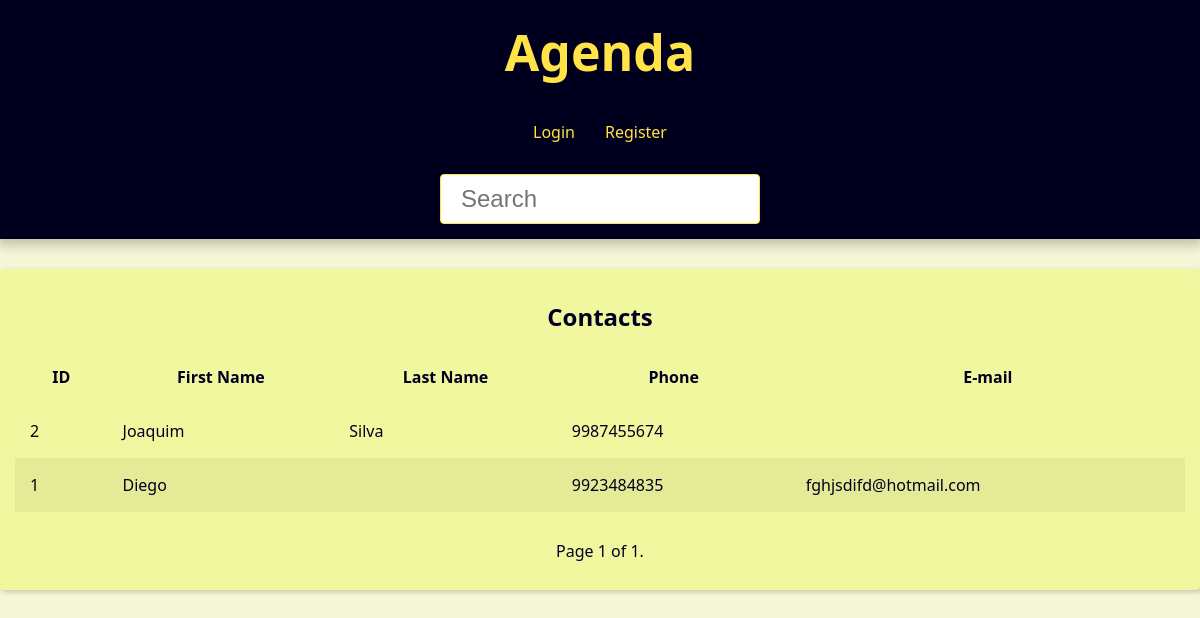
Page /?page=2&q= on the earlier database version.
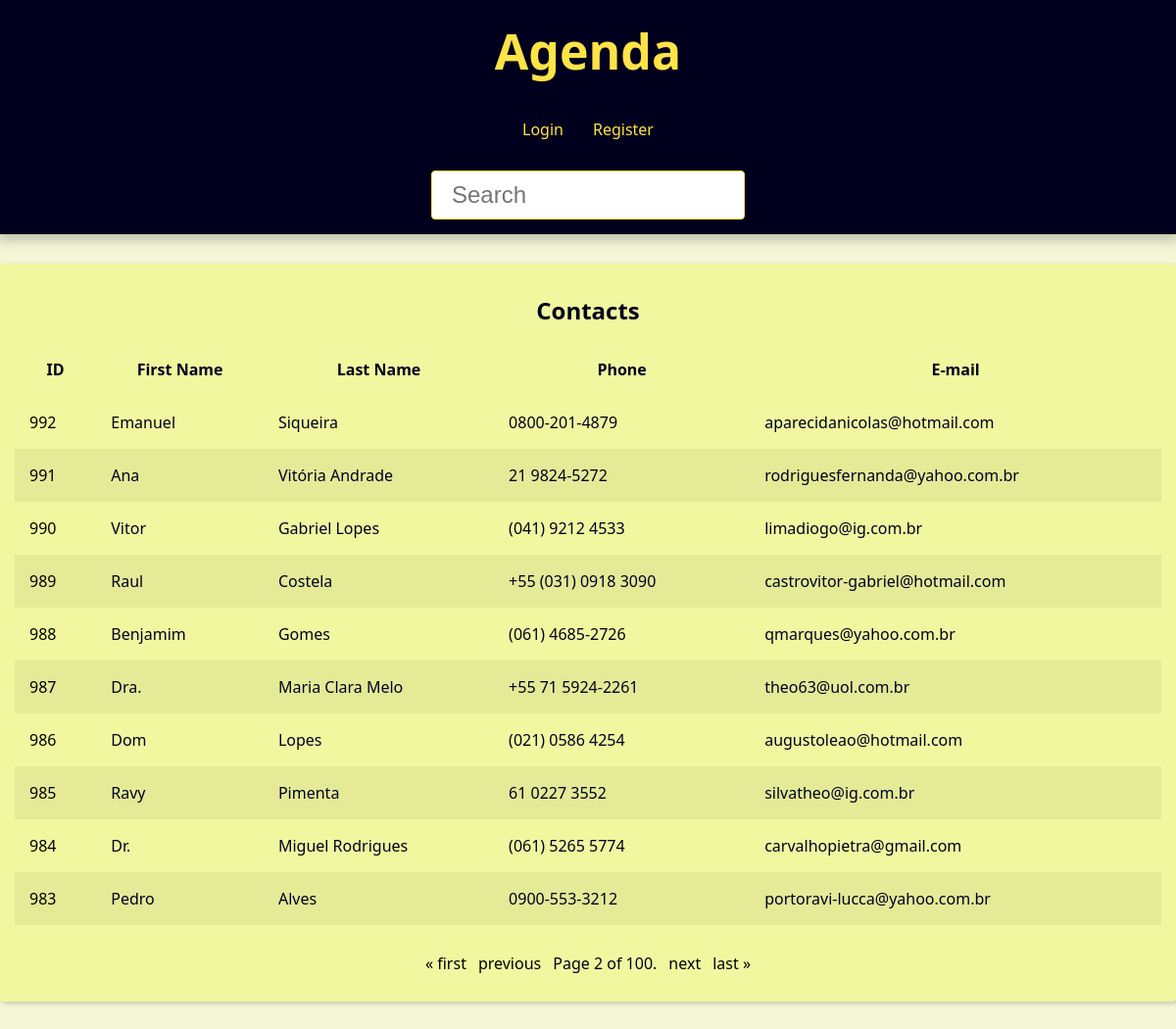
Same page on the later database version.
### contact/models.py (models this page shows, shortened)
class Contact(models.Model):
    first_name = models.CharField(max_length=50)
    last_name = models.CharField(max_length=50, blank=True)
    phone = models.CharField(max_length=19, blank=True)
    email = models.EmailField(max_length=254, blank=True)
    created_date = models.DateTimeField(default=timezone.now)
    description = models.TextField(blank=True)
    show = models.BooleanField(default=True)
    picture = models.ImageField(blank=True, upload_to= 'pictures/%Y/%m/')
    category = models.ForeignKey(
        Category,
        on_delete=models.SET_NULL,
        blank=True, null=True,
    )
    owner = models.ForeignKey(
        User,
        on_delete=models.SET_NULL,
        blank=True, null=True,
    )

### contact/views/contact_views.py (the view)
# urls.py: path('', views.index, name='index'),
def index(request):
    contacts = Contact.objects\
        .filter(show=True).order_by('-id')
    paginator = Paginator(contacts, 10)
    page_number = request.GET.get("page")
    page_obj = paginator.get_page(page_number)
    context = {
        'page_obj': page_obj,
        'title': 'Contacts - '
    }
    return render(
        request,
        'contact/index.html',
        context,
    )

### contact/templates/contact/index.html
{% extends 'global/base.html' %}
{% block content %}
{% if page_obj %}
  <div class="responsive-table">
    <table class="contacts-table">
      <caption class="table-caption">
        Contacts
      </caption>
      <thead>
        <tr class="table-row.table-row-header">
          <th class="table-header">ID</th>
          <th class="table-header">First Name</th>
          <th class="table-header">Last Name</th>
          <th class="table-header">Phone</th>
          <th class="table-header">E-mail</th>
        </tr>
      </thead>
      <tbody>
        {% for contact in page_obj %}
          <tr class="table-row">
            <td class="table-cel">
              <a
               class="table-link"
               href="{% url 'contact:contact' contact.id %}">
                {{ contact.id }}
              </a>
            </td>
            <td class="table-cel">
              {{ contact.first_name }}
            </td>
            <td class="table-cel">
              {{ contact.last_name }}
            </td>
            <td class="table-cel">
              {{ contact.phone }}
            </td>
            <td class="table-cel">
              {{ contact.email }}
            </td>
          </tr>
        {% endfor %}
      </tbody>
    </table>
  </div>
{% else %}
  <div class="single-contact">
    <h1 class="single-contact-name">
      No contacts found.
    </h1>
  </div>
{% endif %}
{% endblock content %}

Differences in the rows shown:
removed Contact: id "2", first_name "Joaquim", last_name "Silva", phone "9987455674"
removed Contact: id "1", first_name "Diego", phone "9923484835", email "fghjsdifd@hotmail.com"
added Contact: id "992", first_name "Emanuel", last_name "Siqueira", phone "0800-201-4879", email "aparecidanicolas@hotmail.com"
added Contact: id "991", first_name "Ana", last_name "Vitória Andrade", phone "21 9824-5272", email "rodriguesfernanda@yahoo.com.br"
added Contact: id "990", first_name "Vitor", last_name "Gabriel Lopes", phone "(041) 9212 4533", email "limadiogo@ig.com.br"
added Contact: id "989", first_name "Raul", last_name "Costela", phone "+55 (031) 0918 3090", email "castrovitor-gabriel@hotmail.com"
added Contact: id "988", first_name "Benjamim", last_name "Gomes", phone "(061) 4685-2726", email "qmarques@yahoo.com.br"
added Contact: id "987", first_name "Dra.", last_name "Maria Clara Melo", phone "+55 71 5924-2261", email "theo63@uol.com.br"
added Contact: id "986", first_name "Dom", last_name "Lopes", phone "(021) 0586 4254", email "augustoleao@hotmail.com"
added Contact: id "985", first_name "Ravy", last_name "Pimenta", phone "61 0227 3552", email "silvatheo@ig.com.br"
added Contact: id "984", first_name "Dr.", last_name "Miguel Rodrigues", phone "(061) 5265 5774", email "carvalhopietra@gmail.com"
added Contact: id "983", first_name "Pedro", last_name "Alves", phone "0900-553-3212", email "portoravi-lucca@yahoo.com.br"
Other differences:
{{ page_obj.number }}: "1" → "2"
{{ page_obj.paginator.num_pages }}: "1" → "100"
text now shown: "« first previous next last »"
